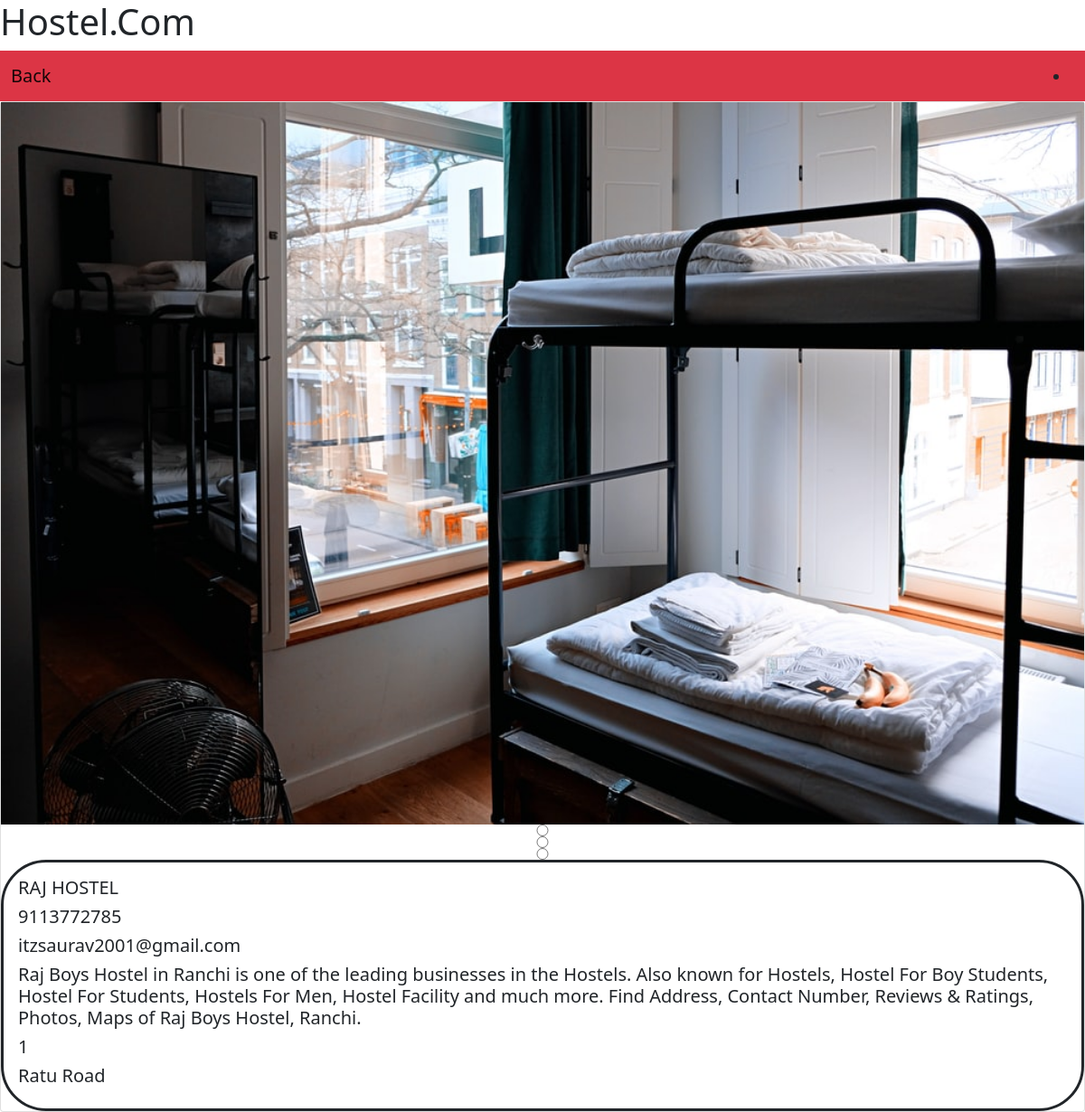
Page /details.php?id=RAJ HOSTEL on the committed database.
### tables this page shows
CREATE TABLE IF NOT EXISTS `hostel` (
  `pic1` varchar(100) NOT NULL,
  `pic2` varchar(100) NOT NULL,
  `pic3` varchar(100) NOT NULL,
  `hname` varchar(50) NOT NULL,
  `mob` varchar(10) NOT NULL,
  `email` varchar(30) NOT NULL,
  `about` varchar(5000) NOT NULL,
  `htype` varchar(10) DEFAULT NULL,
  `location` varchar(30) DEFAULT NULL
);

### details.php (the view, shortened to what this page needs)
<!doctype html>
<html lang="en">
  <head>
    <link href="https://cdn.jsdelivr.net/npm/bootstrap@5.1.3/dist/css/bootstrap.min.css" rel="stylesheet">
  </head>
  <body>
   <h1>Hostel.Com</h1>
<nav class="navbar navbar-expand-lg navbar-light bg-danger">
  <div class="container-fluid">
    <a class="navbar-brand" href="profile.php">Back</a>
        <li class="nav-item">
</nav>
<div class="card-group">
<?php
$key=$_REQUEST["id"];
$res1=mysql_query("select * from hostel where hname='$key'");
?>
 <?php
if(($rows1=mysql_fetch_array($res1)))
{
?>
<div class="card">
 <img  id="k1" src="img/<?php echo$rows1[0];?>">
<input type="radio" ><input type="radio" ><input type="radio" >
    <div  style="border:solid;border-radius:50px" class="card-body">
      <h5 class="card-title"><?php echo$rows1[3];?></h5>
<h5 class="card-title"><?php echo$rows1[4];?></h5>
<h5 class="card-title"><?php echo$rows1[5];?></h5>
<h5 class="card-title"><?php echo$rows1[6];?></h5>
<h5 class="card-title"><?php echo$rows1[7];?></h5><h5 class="card-title"><?php echo$rows1[8];?></h5>
     </div>
</div>
<?php
}
?>
</div>

### rows in the picture
hostel: pic1 (picture), hname "RAJ HOSTEL", mob "9113772785", email "itzsaurav2001@gmail.com", about "Raj Boys Hostel in Ranchi is one of the leading businesses in the Hostels. Also known for Hostels, Hostel For Boy Students, Hostel For Students, Hostels For Men, Hostel Facility and much more. Find Address, Contact Number, Reviews & Ratings, Photos, Maps of Raj Boys Hostel, Ranchi.", htype "1", location "Ratu Road"
